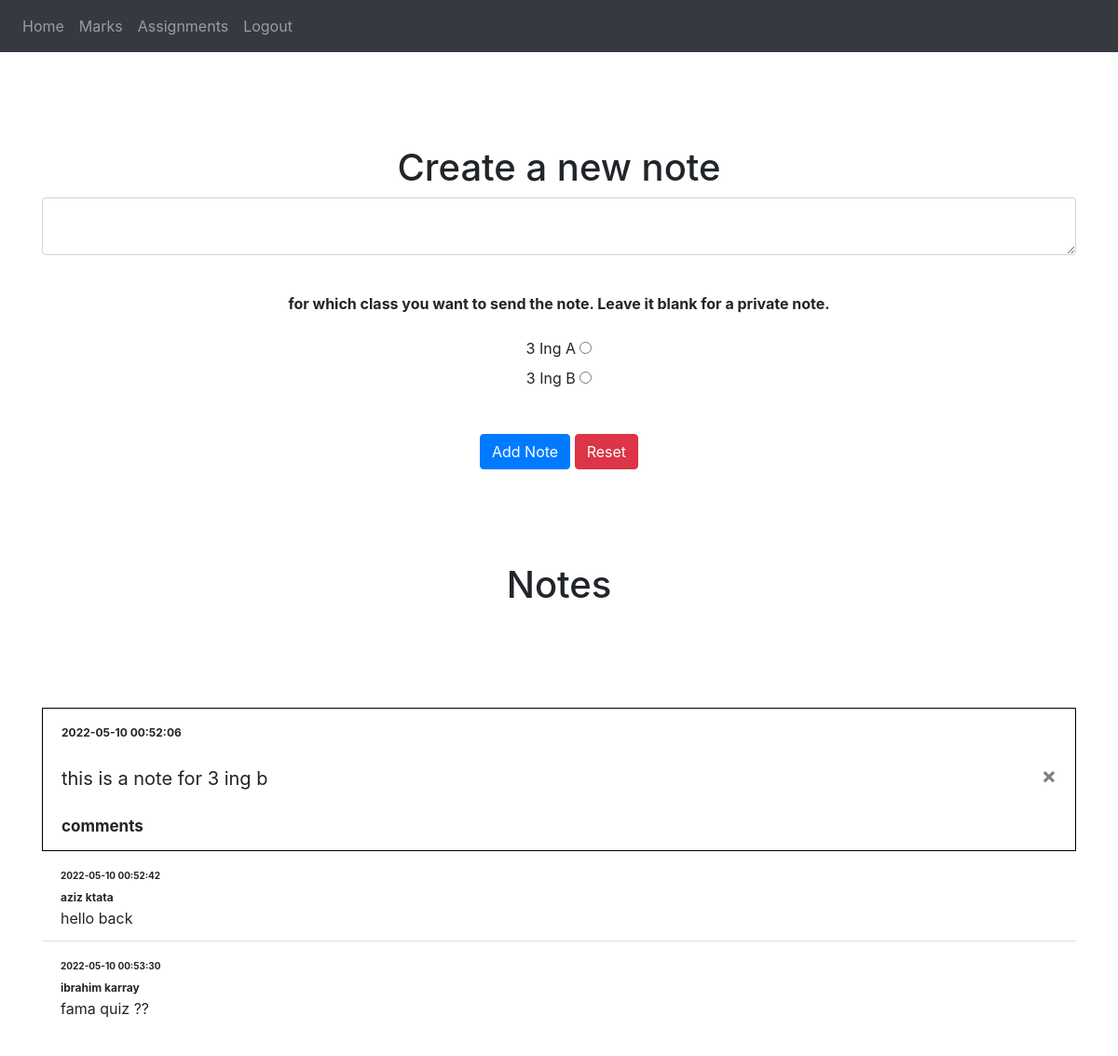
Page / (signed in) on the earlier database version.
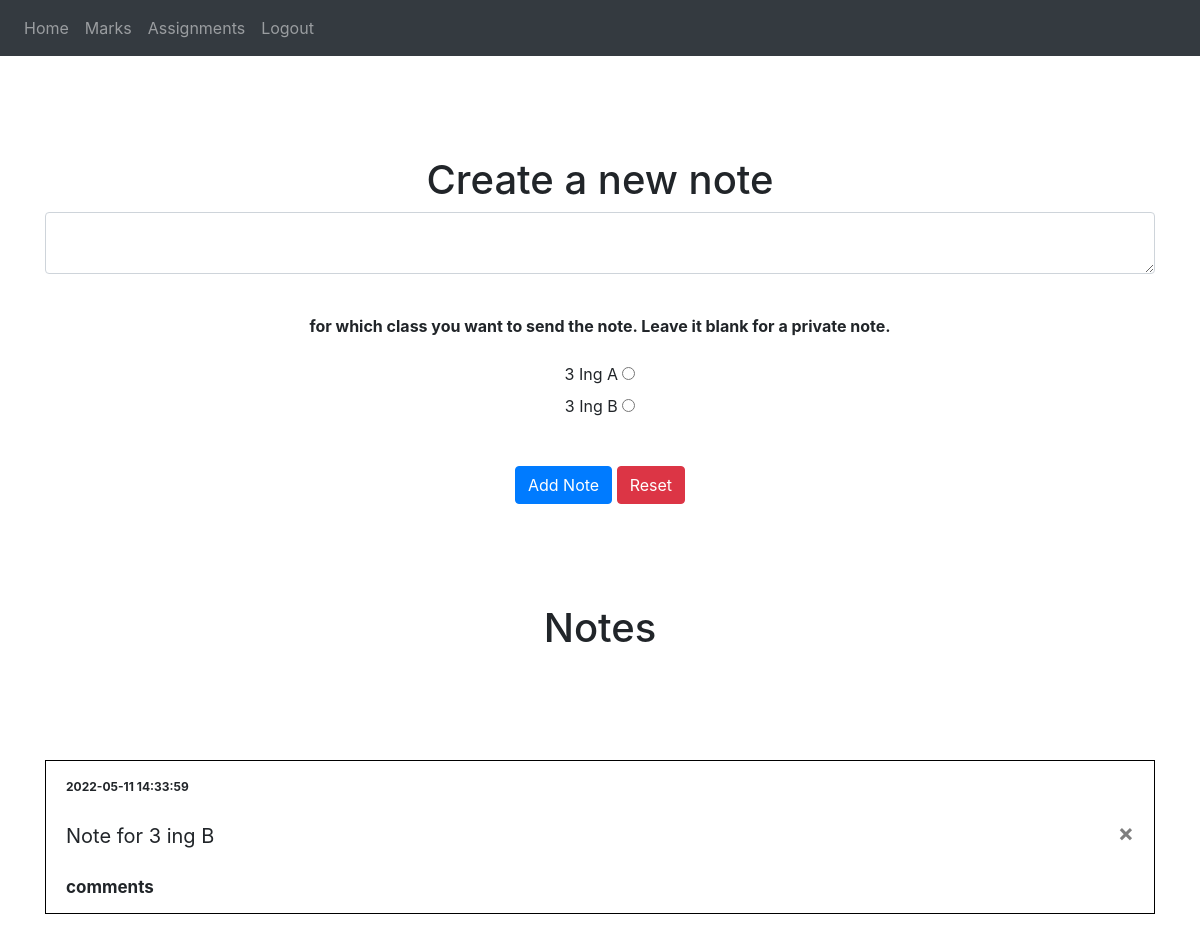
Same page on the later database version.
### website/models.py (models this page shows)
class Note(db.Model):
    id = db.Column(db.Integer, primary_key=True)
    data = db.Column(db.String(10000))
    date = db.Column(db.DateTime(timezone=True), default=func.now())
    username = db.Column(db.String(300))
    user_id = db.Column(db.Integer, db.ForeignKey('user.id'))
    classe = db.Column(db.String(20))
    comments = db.relationship('Comment')

class Comment(db.Model):
    id = db.Column(db.Integer, primary_key=True)
    data = db.Column(db.String(10000))
    date = db.Column(db.DateTime(timezone=True), default=func.now())
    username = db.Column(db.String(300))
    note_id = db.Column(db.Integer, db.ForeignKey('note.id'))

### website/views.py (the view, shortened to what this page needs)
@views.route('/', methods=['GET', 'POST'])
@login_required
def home():
    return render_template("home.html", user=current_user)

### website/__init__.py (called while the page is built)
def create_app():
    app = Flask(__name__)
    app.config['SECRET_KEY'] = 'sesamesecretappkey'
    app.config['SQLALCHEMY_DATABASE_URI'] = f'sqlite:///{DB_NAME}'
    db.init_app(app)
    from .views import views
    from .auth import auth
    app.register_blueprint(views, url_prefix='/')
    app.register_blueprint(auth, url_prefix='/')
    from .models import User, Note ,Comment
    create_database(app)
    login_manager = LoginManager()
    login_manager.login_view = 'auth.login'
    login_manager.init_app(app)
    @login_manager.user_loader
    def load_user(id):
        return User.query.get(int(id))
    return app

### website/templates/home.html (shortened to what this page needs)
{% extends "base.html" %} {% block title %}Home{% endblock %} {% block content
    %}
    <div style="margin-top:100px">
      <h1 align="center">Create a new note</h3>
      <form method="POST">
      <div class="form-group">
        <textarea name="note" id="note" class="form-control"></textarea>
      </div>
      <br />
      <div class="form-group" align="center">
        <span style="font-weight:bold">for which class you want to send the note. Leave it blank for a private note.</span>
        <br/><br/>
        <label for="3ingA">3 Ing A</label>
        <input
          type="radio"
          id="3ingA"
          name="classe"
          value="3ingA"
        />
        <br/>
        <label for="3ingB">3 Ing B</label>
        <input
          type="radio"
          id="3ingB"
          name="classe"
          value="3ingB"
        />
      </div>
      <div align="center" style="margin-top:40px">
        <button type="submit" class="btn btn-primary">Add Note</button>
        <button type="button" class="btn btn-danger"  onClick="resetFn()">Reset</button>
      </div>
    </form>
    </div>
    <h1 align="center" style="margin-top:100px">Notes</h1>
    <div style="margin-bottom:100px">
      <ul class="list-group list-group-flush" id="notes">
        {% for note in user.notes %}
        <li class="list-group-item" style="margin-top: 100px; border:1px solid black;">
          <span  align="right" style="font-weight:bold; font-size:12px">{{note.date}}</span><br/>
          <br/>
          <span style="font-size:20px">{{ note.data }}</span>
          <button type="button" class="close" onClick="deleteNote({{ note.id }})">
            <span aria-hidden="true">&times;</span>
          </button>
          <br/> <br/>
          <span style="font-size:17px ; font-weight:bold">comments</span>
          {% for comment in note.comments %}
          <li class="list-group-item">
            <span style="font-weight:bold; font-size:10px">{{comment.date}}</span><br/>
            <span style="font-weight:bold; font-size:12px">{{comment.username}}</span><br/>
            {{ comment.data }}
          {% endfor %}
        </li>
        {% endfor %}
      </ul>
    </div>
    {% endblock %}

Differences in the rows shown:
removed Comment: date "2022-05-10 00:52:42", username "aziz ktata", data "hello back"
removed Comment: date "2022-05-10 00:53:30", username "ibrahim karray", data "fama quiz ??"
changed Note: date "2022-05-10 00:52:06" → "2022-05-11 14:33:59"; data "this is a note for 3 ing b" → "Note for 3 ing B"
